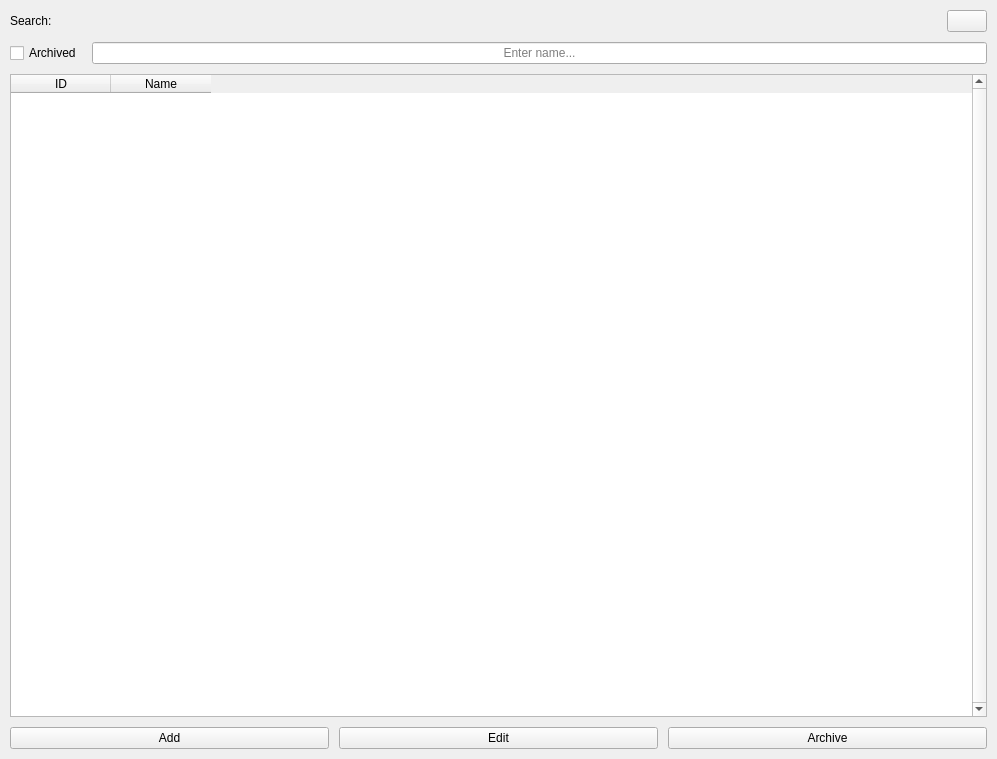
<?xml version="1.0" encoding="UTF-8"?>
<ui version="4.0">
 <class>PaymentMethods</class>
 <widget class="QWidget" name="PaymentMethods">
  <property name="geometry">
   <rect>
    <x>0</x>
    <y>0</y>
    <width>997</width>
    <height>759</height>
   </rect>
  </property>
  <property name="windowTitle">
   <string>Form</string>
  </property>
  <layout class="QVBoxLayout" name="main_layout" stretch="0,0,1,0">
   <property name="spacing">
    <number>10</number>
   </property>
   <property name="leftMargin">
    <number>10</number>
   </property>
   <property name="topMargin">
    <number>10</number>
   </property>
   <property name="rightMargin">
    <number>10</number>
   </property>
   <property name="bottomMargin">
    <number>10</number>
   </property>
   <item>
    <layout class="QHBoxLayout" name="hlo_refresh">
     <property name="spacing">
      <number>10</number>
     </property>
     <item>
      <widget class="QLabel" name="lbl_search">
       <property name="text">
        <string>Search:</string>
       </property>
      </widget>
     </item>
     <item>
      <spacer name="horizontalSpacer">
       <property name="orientation">
        <enum>Qt::Horizontal</enum>
       </property>
       <property name="sizeHint" stdset="0">
        <size>
         <width>40</width>
         <height>20</height>
        </size>
       </property>
      </spacer>
     </item>
     <item>
      <widget class="QPushButton" name="pshbtn_refresh">
       <property name="cursor">
        <cursorShape>PointingHandCursor</cursorShape>
       </property>
       <property name="text">
        <string/>
       </property>
       <property name="icon">
        <iconset resource="../Resource/resource.qrc">
         <normaloff>:/refresh.png</normaloff>:/refresh.png</iconset>
       </property>
      </widget>
     </item>
    </layout>
   </item>
   <item>
    <layout class="QHBoxLayout" name="hlo_search">
     <property name="spacing">
      <number>10</number>
     </property>
     <item>
      <widget class="QCheckBox" name="chkbx_archived">
       <property name="cursor">
        <cursorShape>PointingHandCursor</cursorShape>
       </property>
       <property name="text">
        <string>Archived</string>
       </property>
      </widget>
     </item>
     <item>
      <widget class="QLineEdit" name="lnedit_payment_method_name">
       <property name="alignment">
        <set>Qt::AlignCenter</set>
       </property>
       <property name="placeholderText">
        <string>Enter name...</string>
       </property>
      </widget>
     </item>
    </layout>
   </item>
   <item>
    <widget class="QTableWidget" name="tblwdgt_payment_methods">
     <property name="verticalScrollBarPolicy">
      <enum>Qt::ScrollBarAlwaysOn</enum>
     </property>
     <property name="editTriggers">
      <set>QAbstractItemView::NoEditTriggers</set>
     </property>
     <property name="alternatingRowColors">
      <bool>true</bool>
     </property>
     <property name="selectionMode">
      <enum>QAbstractItemView::SingleSelection</enum>
     </property>
     <property name="selectionBehavior">
      <enum>QAbstractItemView::SelectRows</enum>
     </property>
     <property name="cornerButtonEnabled">
      <bool>false</bool>
     </property>
     <attribute name="horizontalHeaderHighlightSections">
      <bool>false</bool>
     </attribute>
     <attribute name="verticalHeaderVisible">
      <bool>false</bool>
     </attribute>
     <column>
      <property name="text">
       <string>ID</string>
      </property>
     </column>
     <column>
      <property name="text">
       <string>Name</string>
      </property>
     </column>
    </widget>
   </item>
   <item>
    <layout class="QHBoxLayout" name="hlo_page_buttons">
     <property name="spacing">
      <number>10</number>
     </property>
     <item>
      <widget class="QPushButton" name="pshbtn_add">
       <property name="cursor">
        <cursorShape>PointingHandCursor</cursorShape>
       </property>
       <property name="text">
        <string>Add</string>
       </property>
      </widget>
     </item>
     <item>
      <widget class="QPushButton" name="pshbtn_edit">
       <property name="cursor">
        <cursorShape>PointingHandCursor</cursorShape>
       </property>
       <property name="text">
        <string>Edit</string>
       </property>
      </widget>
     </item>
     <item>
      <widget class="QPushButton" name="pshbtn_archive">
       <property name="cursor">
        <cursorShape>PointingHandCursor</cursorShape>
       </property>
       <property name="text">
        <string>Archive</string>
       </property>
      </widget>
     </item>
    </layout>
   </item>
  </layout>
 </widget>
 <resources>
  <include location="../Resource/resource.qrc"/>
 </resources>
 <connections/>
</ui>
